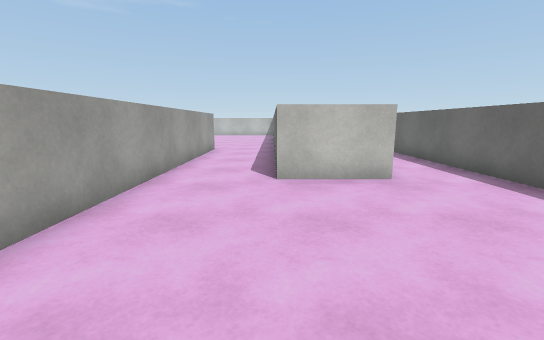
View 1 (above)

17 first-person views from a walk through a 3-D level made in the Unity game engine. The camera is 1.3 m above the floor, tilts 10° down and sees 90° across. The floor is counted in squares, 1 m on a side. Each view is taken from the middle of a square. On the plan, view 1 faces up. The plan holds only what a view shows up to about 13 squares ahead; the rest is blank. The player is left out. Surface patterns are stand-ins for the level's own textures.

View 2
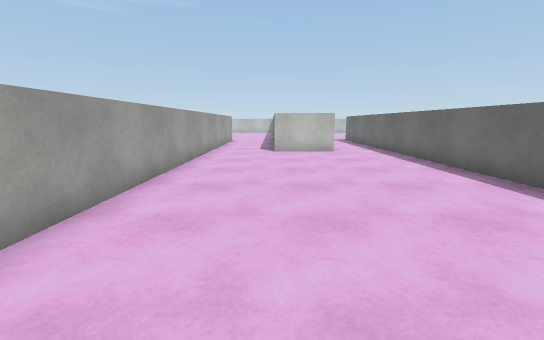

View 3
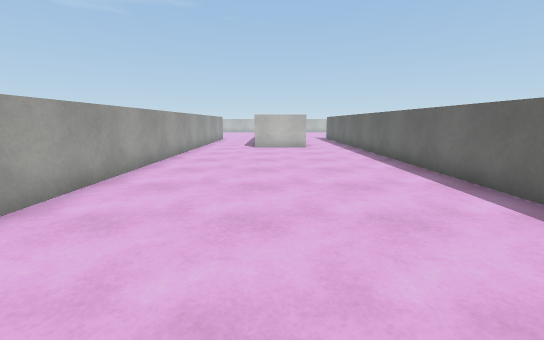

View 4
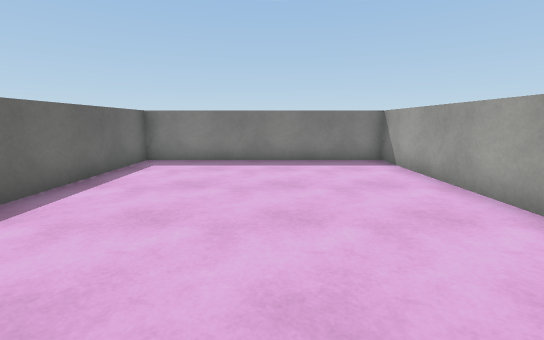

View 5
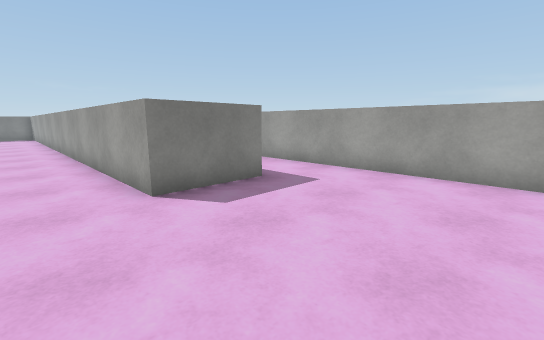

View 6
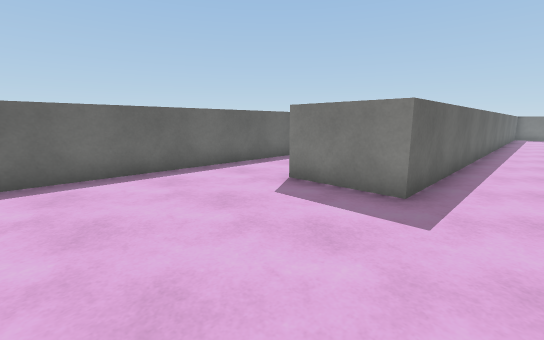

View 7
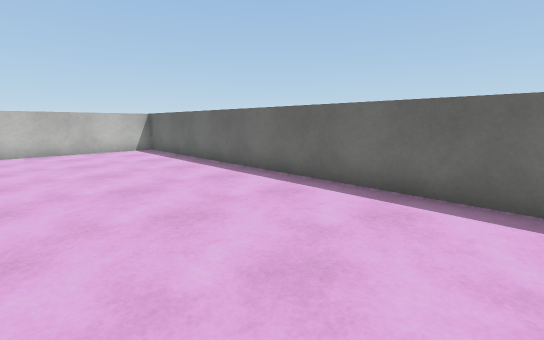

View 8
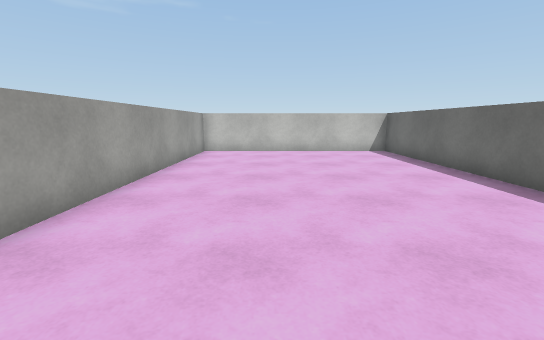

View 9
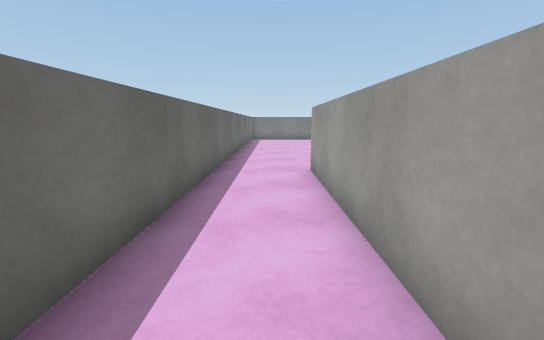

View 10
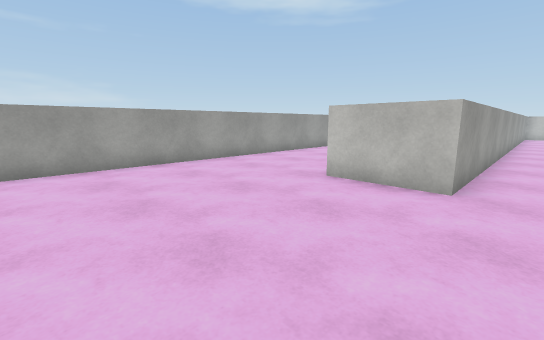

View 11
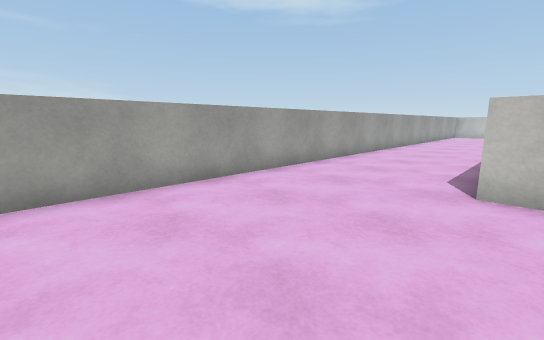

View 12
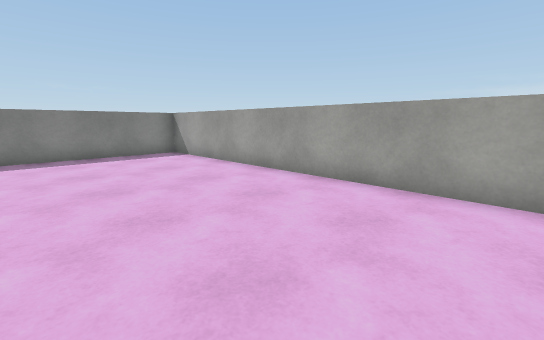

View 13
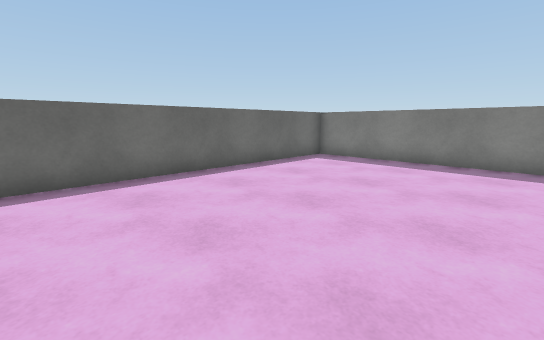

View 14
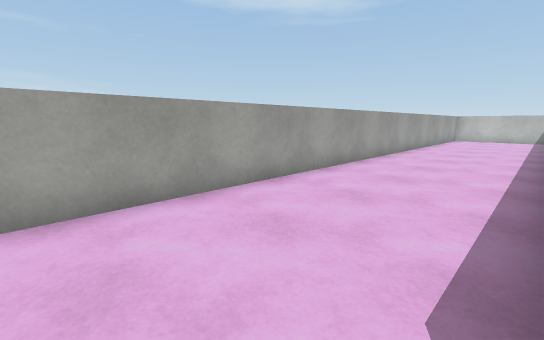

View 15
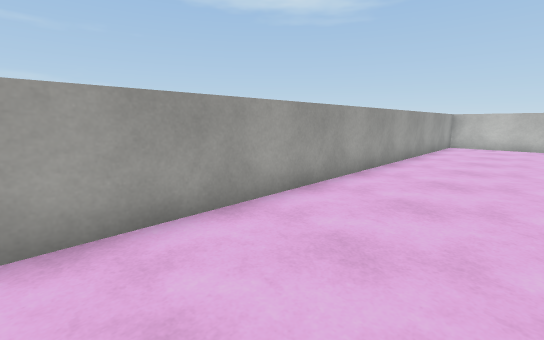

View 16
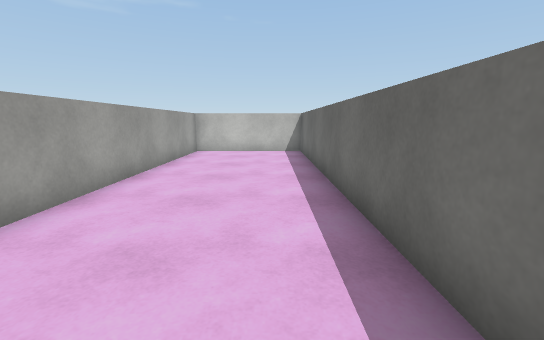

View 17
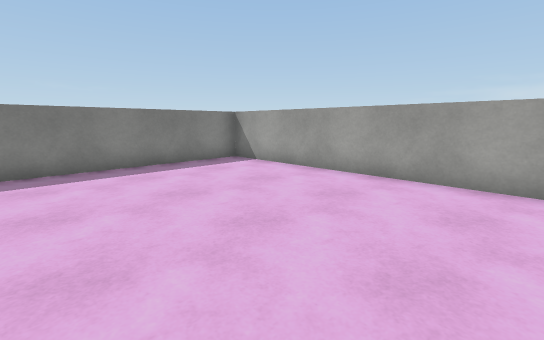

### Floor plan
Key: @ floor where view 1 was taken; # wall or solid block; . floor; ^ raised ledge.
Columns run from 16 left of view 1 to 5 right of it. Each row starts with its distance up from view 1.
 27 #####^  ^#######^
 26 #....^  ^.......^
 25 #....^  ^.......^
 24 #....^  ^.......^
 23 #....^  ^.......^
 22 #....^  ^.......^
 21 #....^  ^.......^
 20 #....^  ^.......^
 19 #....^  ^.......^
 18 #....^  ^.......^
 17 #....^  ^.......^
 16 #....^  ^.......^
 15 #....^  ^.......^
 14 #....^  ^.......^
 13 #....^  ^..^^^..^
 12 #....^  ^..^ ^..^    ^
 11 #....^  ^..^ ^..^    ^
 10 #....^  ^..^ ^..^    ^
  9 #....^  ^..^ ^..^   .^
  8 #....^  ^..^ ^..^   .^
  7 #....^  ^..^ ^..^  ^.^
  6 #....^^^^..^ ^...^^..^
  5 #..........^ ^.......^
  4 #..........^ ^.......^
  3 #..........^ ^.......^
  2 #..........^ ^.......^
  1 #..........^ ^.......^
  0 #..........^ ^..@....^
 -1 #..........^ ^.......^
 -2 #..........^ ^.......^
 -3 #..........^ ^.......^
 -4 #..........^ ^.......^
 -5 #..........^ ^.......^
 -6 #..........^ ^.......^
 -7 #..........^ ^.......^
 -8 #..........^ ^.......^
 -9 ###########^ ^########

Where each view was taken, in squares from view 1:
view 1: 0 up, 0 right, facing up
view 2: 6 down, 0 right, facing up
view 3: 8 down, 1 right, facing up
view 4: 1 up, 1 right, facing down
view 5: 18 up, 1 left, facing down-left
view 6: 18 up, 7 left, facing down-right
view 7: 14 up, 5 left, facing up-right
view 8: 15 up, 5 left, facing up
view 9: 13 up, 7 left, facing down
view 10: 0 up, 7 left, facing up-left
view 11: 0 up, 10 left, facing up-left
view 12: 3 up, 10 left, facing down-left
view 13: 1 up, 12 left, facing down-right
view 14: 5 up, 11 left, facing up-left
view 15: 11 up, 12 left, facing up-left
view 16: 15 up, 12 left, facing up
view 17: 0 up, 9 left, facing down-left
